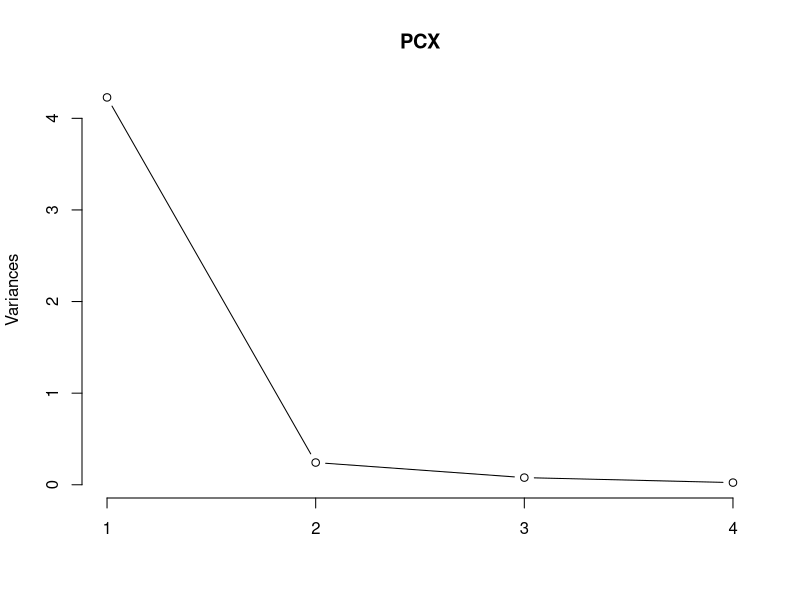
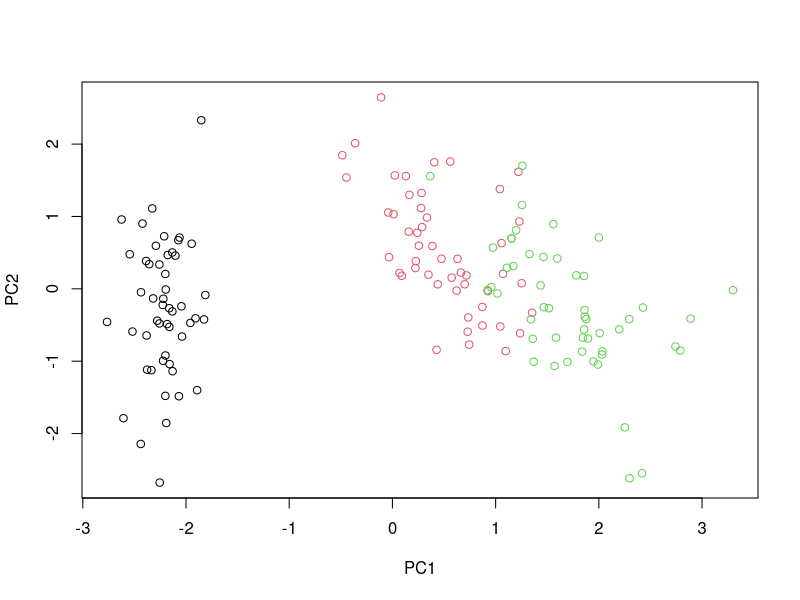

Recreate these plots in R, in order.
data("iris")

PCX = prcomp(iris[,1:4])

S <- PCX$rotation
S

lambda <- PCX$sdev^2
lambda

Y <- PCX$x
Y

screeplot(PCX, type = "lines")

phis <- cumsum(lambda) / sum(lambda)
phis

PCX = prcomp(iris[,1:4], scale. = T)
X <- PCX$x
(vec <- PCX$rotation)

diag(cov(iris[,1:4]))

new_PCX = prcomp(iris[,1:4], scale. = T)
new_PCX$rotation
new_PCX$sdev^2 / sum(new_PCX$sdev^2)

plot(X[,1], X[,2], col = iris$Species, xlab = "PC1", ylab = "PC2")

